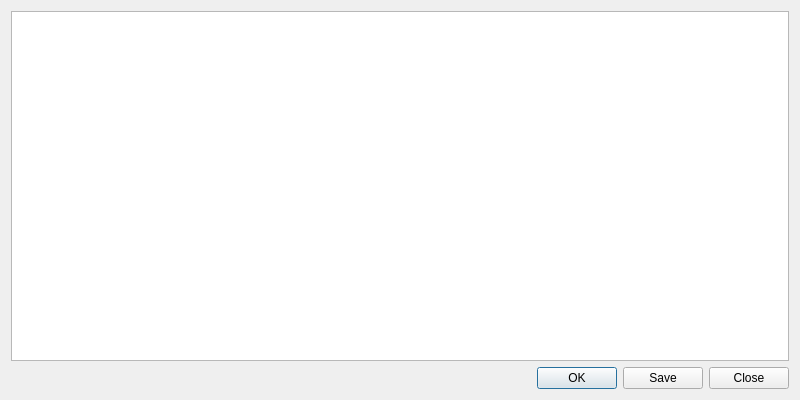
<?xml version="1.0" encoding="UTF-8"?>
<ui version="4.0">
    <class>KevaBookmarksDialog</class>
    <widget class="QDialog" name="KevaBookmarksDialog">
        <property name="geometry">
            <rect>
                <x>0</x>
                <y>0</y>
                <width>800</width>
                <height>400</height>
            </rect>
        </property>
        <property name="windowTitle">
            <string notr="true">Namespace Bookmarks</string>
        </property>
        <layout class="QVBoxLayout" name="verticalLayout">
            <item>
                <widget class="QTableView" name="namespaceView">
                    <property name="contextMenuPolicy">
                        <enum>Qt::CustomContextMenu</enum>
                    </property>
                    <property name="tabKeyNavigation">
                        <bool>false</bool>
                    </property>
                    <property name="sortingEnabled">
                        <bool>true</bool>
                    </property>
                </widget>
            </item>
            <item>
                <widget class="QDialogButtonBox" name="buttonBox">
                    <property name="orientation">
                        <enum>Qt::Horizontal</enum>
                    </property>
                    <property name="standardButtons">
                        <set>QDialogButtonBox::Save|QDialogButtonBox::Ok|QDialogButtonBox::Close</set>
                    </property>
                </widget>
            </item>
        </layout>
    </widget>
    <resources/>
</ui>
